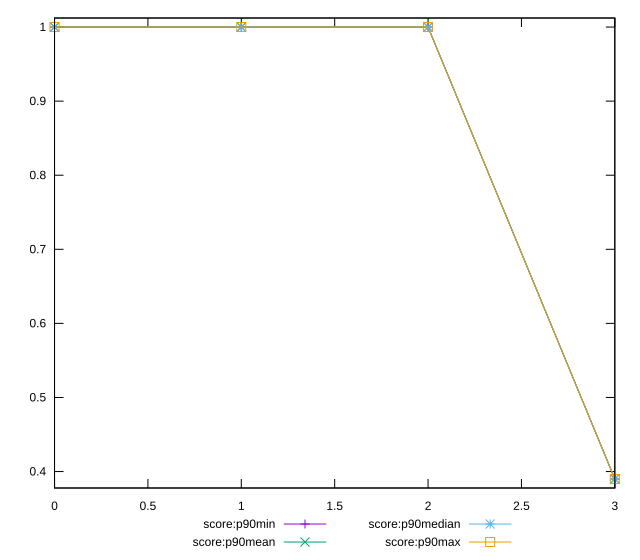

Write gnuplot code to recreate this figure.
reset

$scoreP90Min <<EOF
0 1
1 1
2 1
3 0.39
EOF

$scoreP90Mean <<EOF
0 1
1 1
2 1
3 0.3900000000000004
EOF

$scoreP90Median <<EOF
0 1
1 1
2 1
3 0.39
EOF

$scoreP90Max <<EOF
0 1
1 1
2 1
3 0.39
EOF

set key outside below
set xrange [0:3]
set yrange [0.3778:1.0122]
set trange [0.3778:1.0122]
set terminal svg size 640, 560 enhanced background rgb 'white'
set output "reports/report_00031_2021-02-24T23-18-18.084Z/render-blocking-resources/progression/score.svg"

plot $scoreP90Min title "score:p90min" with linespoints, \
     $scoreP90Mean title "score:p90mean" with linespoints, \
     $scoreP90Median title "score:p90median" with linespoints, \
     $scoreP90Max title "score:p90max" with linespoints

reset
